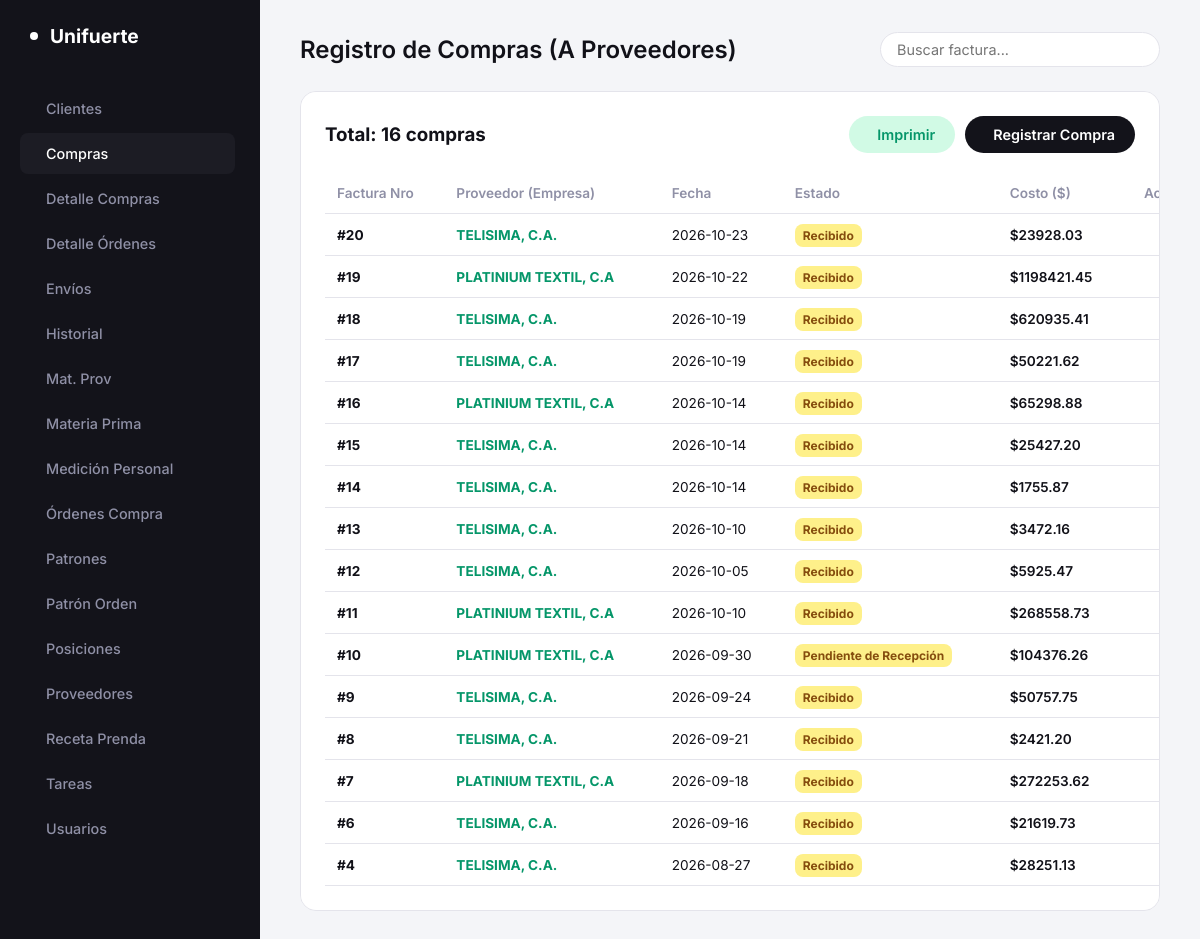
/entidades/Compra/index.php, run on the app's committed database.
### tables this page shows
CREATE TABLE `compra` (
  `ID` int(11) NOT NULL,
  `id_provedor` int(11) DEFAULT NULL,
  `fecha_compra` date DEFAULT NULL,
  `estado` varchar(50) DEFAULT NULL,
  `costo` decimal(10,2) DEFAULT NULL,
  `nro_factura` varchar(100) DEFAULT NULL,
  `concepto_pdf` text DEFAULT NULL,
  `nro_control` varchar(100) DEFAULT NULL,
  `banco` varchar(100) DEFAULT NULL,
  `referencia` varchar(100) DEFAULT NULL,
  `iva` decimal(10,2) DEFAULT 0.00,
  `archivo_factura` varchar(255) DEFAULT NULL,
  `moneda` varchar(10) DEFAULT 'USD',
  `monto_pagado` decimal(10,2) DEFAULT 0.00,
  `estado_pago` varchar(50) DEFAULT 'Sin Pagar',
  `descuento` decimal(10,2) DEFAULT 0.00,
  `tasa_bcv` decimal(15,4) DEFAULT 0.0000,
  `monto_bs` decimal(15,2) DEFAULT 0.00,
  `monto_usd` decimal(15,2) DEFAULT 0.00
);

CREATE TABLE `provedor` (
  `ID` int(11) NOT NULL,
  `nombre` varchar(255) DEFAULT NULL,
  `contacto` varchar(255) DEFAULT NULL,
  `tlf` varchar(50) DEFAULT NULL,
  `flete_internacional` decimal(10,2) DEFAULT NULL,
  `ubicacion` varchar(255) DEFAULT NULL,
  `RIF_cedula` varchar(50) DEFAULT NULL,
  `descripcion` text DEFAULT NULL,
  `nro_cuenta` varchar(100) DEFAULT '',
  `tipo_proveedor` varchar(100) DEFAULT 'General',
  `pm_cedula` varchar(50) DEFAULT '',
  `pm_telefono` varchar(50) DEFAULT '',
  `pm_banco` varchar(100) DEFAULT '',
  `servicio_ofrecido` varchar(150) DEFAULT '',
  `tipo_cuenta` varchar(50) DEFAULT ''
);

### entidades/Compra/index.php (the view, shortened to what this page needs)
<?php
require_once '../../conexion.php';
$sql = "SELECT c.*, p.nombre as prov_nombre FROM compra c LEFT JOIN provedor p ON c.id_provedor = p.ID ORDER BY c.ID DESC";
$compras = $pdo->query($sql)->fetchAll(PDO::FETCH_ASSOC);
?>
<!DOCTYPE html>
<html lang="es">
<head>
    <link rel="stylesheet" href="../../estilos.css">
</head>
<body>
    <aside class="sidebar">
        <div class="logo">
            <div class="logo-icon"><i class="ph-bold ph-factory"></i></div>
            Unifuerte
        </div>
        <nav class="nav-menu" style="overflow-y: auto; padding-right: 5px;">
            <a href="../Cliente/" class="nav-item"><i class="ph ph-users"></i> Clientes</a>
            <a href="../Compra/" class="nav-item active"><i class="ph ph-shopping-bag"></i> Compras</a>
            <a href="../Detalle_Compra/" class="nav-item"><i class="ph ph-receipt"></i> Detalle Compras</a>
            <a href="../Detalle_Orden_Compra/" class="nav-item"><i class="ph ph-list-numbers"></i> Detalle Órdenes</a>
            <a href="../Envio/" class="nav-item"><i class="ph ph-airplane-tilt"></i> Envíos</a>
            <a href="../Historial_Actividad/" class="nav-item"><i class="ph ph-clock-counter-clockwise"></i> Historial</a>
            <a href="../Mat_Prov/" class="nav-item"><i class="ph ph-handshake"></i> Mat. Prov</a>
            <a href="../Materia_Prima/" class="nav-item"><i class="ph ph-t-shirt"></i> Materia Prima</a>
            <a href="../Medicion_Personal/" class="nav-item"><i class="ph ph-ruler"></i> Medición Personal</a>
            <a href="../Orden_Compra/" class="nav-item"><i class="ph ph-shopping-cart"></i> Órdenes Compra</a>
            <a href="../Patron/" class="nav-item"><i class="ph ph-scissors"></i> Patrones</a>
            <a href="../Patron_orden/" class="nav-item"><i class="ph ph-copy"></i> Patrón Orden</a>
            <a href="../Posicion/" class="nav-item"><i class="ph ph-briefcase"></i> Posiciones</a>
            <a href="../Provedor/" class="nav-item"><i class="ph ph-truck"></i> Proveedores</a>
            <a href="../Receta_Prenda/" class="nav-item"><i class="ph ph-notepad"></i> Receta Prenda</a>
            <a href="../Tarea/" class="nav-item"><i class="ph ph-clipboard-text"></i> Tareas</a>
            <a href="../Usuario/" class="nav-item"><i class="ph ph-user-circle"></i> Usuarios</a>
        </nav>
    </aside>
    <main class="main-content">
        <header class="header"><h1>Registro de Compras (A Proveedores)</h1><div class="search-bar"><input type="text" id="buscador" onkeyup="buscarTabla()" placeholder="Buscar factura..."></div></header>
        <div class="card">
            <div class="card-header"><h3>Total: <?= count($compras) ?> compras</h3><div style="display:flex;gap:10px;"><button class="btn btn-report" onclick="window.open('reporte.php','_blank')"><i class="ph-bold ph-printer"></i> Imprimir</button><button class="btn btn-primary" onclick="agregarFilaVacia()"><i class="ph-bold ph-plus"></i> Registrar Compra</button></div></div>
            <table id="tablaDatos">
                <thead><tr><th>Factura Nro</th><th>Proveedor (Empresa)</th><th>Fecha</th><th>Estado</th><th>Costo ($)</th><th style="text-align:center;">Acciones</th></tr></thead>
                <tbody id="cuerpoTabla">
                    <?php foreach($compras as $c): ?>
                    <tr id="row-<?= $c['ID'] ?>">
                        <td style="font-weight:bold;">#<?= $c['ID'] ?></td>
                        <td data-campo="id_provedor" data-idval="<?= $c['id_provedor'] ?>" data-text="<?= htmlspecialchars($c['prov_nombre'] ?? 'N/A') ?>" style="color:var(--color-green); font-weight:bold;"><?= htmlspecialchars($c['prov_nombre'] ?? 'N/A') ?></td>
                        <td data-campo="fecha_compra"><?= htmlspecialchars($c['fecha_compra'] ?? '') ?></td>
                        <td data-campo="estado" data-val="<?= htmlspecialchars($c['estado'] ?? '') ?>">
                            <span style="background: <?= ($c['estado']=='Finalizada') ? 'var(--bg-green)' : '#fef08a'; ?>; color: <?= ($c['estado']=='Finalizada') ? 'var(--color-green)' : '#854d0e'; ?>; padding:4px 8px; border-radius:8px; font-size:0.75rem; font-weight:bold;"><?= htmlspecialchars($c['estado'] ?? 'En proceso') ?></span>
                        </td>
                        <td data-campo="costo" style="font-weight: 600;">$<?= htmlspecialchars($c['costo'] ?? '0.00') ?></td>
                        <td style="text-align:center;white-space:nowrap;"></td>
                    </tr>
                    <?php endforeach; ?>
                </tbody>
            </table>
        </div>
    </main>
</body></html>

### estilos.css (style rules this page uses)
:root { --sidebar-bg: #13131A; --sidebar-hover: #1C1C24; --main-bg: #F4F5F8; --card-bg: #FFFFFF; --text-dark: #111118; --text-muted: #8F90A6; --text-white: #FFFFFF; --border-color: #E4E4EB; --color-green: #059669; --bg-green: #D1FAE5; --color-red: #E11D48; --radius-sm: 8px; --radius-md: 12px; --radius-lg: 16px; }
* { margin: 0; padding: 0; box-sizing: border-box; font-family: 'Inter', sans-serif; }
body { display: flex; height: 100vh; background-color: var(--main-bg); color: var(--text-dark); overflow: hidden; }
.sidebar { width: 260px; background-color: var(--sidebar-bg); color: var(--text-muted); display: flex; flex-direction: column; padding: 24px 20px; flex-shrink: 0; }
.logo { display: flex; align-items: center; gap: 12px; font-size: 1.2rem; font-weight: 700; color: var(--text-white); margin-bottom: 40px; padding: 0 10px; }
.logo-icon { background: var(--text-white); color: var(--sidebar-bg); padding: 4px; border-radius: 6px; display: flex; align-items: center; justify-content: center; }
.nav-menu { list-style: none; display: flex; flex-direction: column; gap: 4px; flex: 1; }
.nav-item { display: flex; align-items: center; gap: 12px; padding: 12px 14px; border-radius: var(--radius-sm); cursor: pointer; font-weight: 500; font-size: 0.9rem; transition: 0.2s; color: var(--text-muted); text-decoration: none; }
.nav-item:hover, .nav-item.active { background-color: var(--sidebar-hover); color: var(--text-white); }
.main-content { flex: 1; padding: 32px 40px; overflow-y: auto; display: flex; flex-direction: column; gap: 24px; }
.header { display: flex; justify-content: space-between; align-items: center; }
.header h1 { font-size: 1.5rem; font-weight: 600; }
.search-bar { display: flex; align-items: center; background: var(--card-bg); border: 1px solid var(--border-color); border-radius: 24px; padding: 8px 16px; width: 280px; gap: 8px; }
.search-bar input { border: none; outline: none; width: 100%; font-size: 0.9rem; background: transparent; }
.btn { padding: 10px 20px; border-radius: 20px; font-weight: 600; border: none; cursor: pointer; display: flex; align-items: center; gap: 8px; font-size: 0.9rem; transition: 0.2s; }
.btn-primary { background: var(--sidebar-bg); color: white; }
.btn-report { background: var(--bg-green); color: var(--color-green); }
.card { background: var(--card-bg); border-radius: var(--radius-lg); border: 1px solid var(--border-color); padding: 24px; overflow-x: auto; }
.card-header { display: flex; justify-content: space-between; align-items: center; margin-bottom: 20px; }
table { width: 100%; border-collapse: collapse; min-width: 900px; }
th { text-align: left; padding: 12px; color: var(--text-muted); font-weight: 600; font-size: 0.85rem; border-bottom: 1px solid var(--border-color); white-space: nowrap; }
td { padding: 12px; font-size: 0.85rem; border-bottom: 1px solid var(--border-color); vertical-align: middle; }

### data on the page
compra: ID "20", id_provedor.nombre "TELISIMA, C.A.", fecha_compra "2026-10-23", estado "Recibido", costo "23928.03"
compra: ID "19", id_provedor.nombre "PLATINIUM TEXTIL, C.A", fecha_compra "2026-10-22", estado "Recibido", costo "1198421.45"
compra: ID "18", id_provedor.nombre "TELISIMA, C.A.", fecha_compra "2026-10-19", estado "Recibido", costo "620935.41"
compra: ID "17", id_provedor.nombre "TELISIMA, C.A.", fecha_compra "2026-10-19", estado "Recibido", costo "50221.62"
compra: ID "16", id_provedor.nombre "PLATINIUM TEXTIL, C.A", fecha_compra "2026-10-14", estado "Recibido", costo "65298.88"
compra: ID "15", id_provedor.nombre "TELISIMA, C.A.", fecha_compra "2026-10-14", estado "Recibido", costo "25427.20"
compra: ID "14", id_provedor.nombre "TELISIMA, C.A.", fecha_compra "2026-10-14", estado "Recibido", costo "1755.87"
compra: ID "13", id_provedor.nombre "TELISIMA, C.A.", fecha_compra "2026-10-10", estado "Recibido", costo "3472.16"
compra: ID "12", id_provedor.nombre "TELISIMA, C.A.", fecha_compra "2026-10-05", estado "Recibido", costo "5925.47"
compra: ID "11", id_provedor.nombre "PLATINIUM TEXTIL, C.A", fecha_compra "2026-10-10", estado "Recibido", costo "268558.73"
compra: ID "10", id_provedor.nombre "PLATINIUM TEXTIL, C.A", fecha_compra "2026-09-30", estado "Pendiente de Recepción", costo "104376.26"
compra: ID "9", id_provedor.nombre "TELISIMA, C.A.", fecha_compra "2026-09-24", estado "Recibido", costo "50757.75"
compra: ID "8", id_provedor.nombre "TELISIMA, C.A.", fecha_compra "2026-09-21", estado "Recibido", costo "2421.20"
compra: ID "7", id_provedor.nombre "PLATINIUM TEXTIL, C.A", fecha_compra "2026-09-18", estado "Recibido", costo "272253.62"
compra: ID "6", id_provedor.nombre "TELISIMA, C.A.", fecha_compra "2026-09-16", estado "Recibido", costo "21619.73"
compra: ID "4", id_provedor.nombre "TELISIMA, C.A.", fecha_compra "2026-08-27", estado "Recibido", costo "28251.13"

### other printed values
count($compras) "16"
